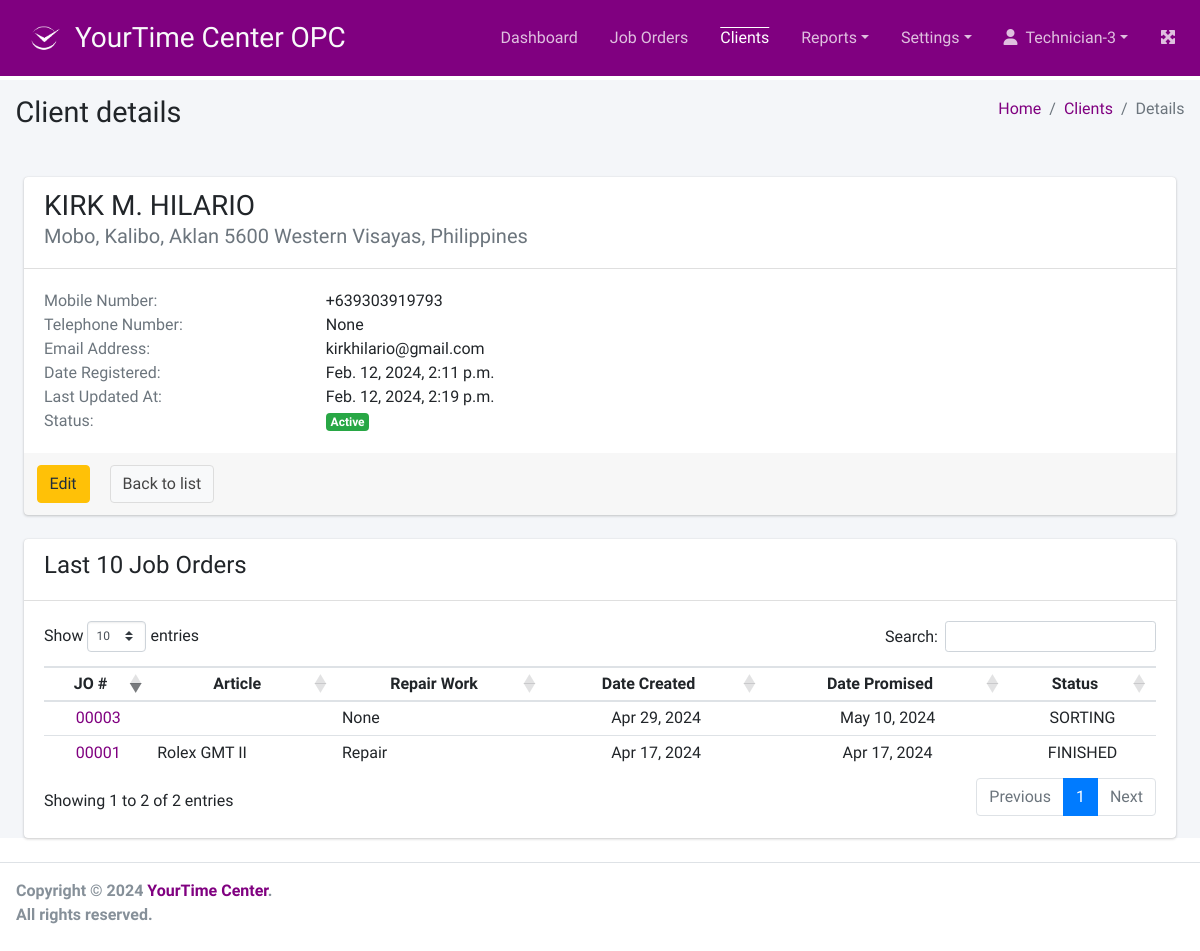
Screenshot of /client/1/detail (signed in) with the database file from the repository.
### client/models.py (models this page shows, shortened)
class Client(models.Model):
    name = models.CharField(
        _("Name"),
        max_length=254,
        null=False, blank=False
    )
    address = models.TextField()
    mob_num = models.CharField(
        _("Mobile Number"),
        max_length=100,
        null=False, blank=False)
    tel_num = models.CharField(
        _("Telephone Number"),
        max_length=100,
        null=True, blank=True)
    email = models.EmailField(
        _("Email Address"),
        max_length=254,
        null=True, blank=True)
    created_at = models.DateTimeField(auto_now_add=True)
    updated_at = models.DateTimeField(auto_now=True)
    is_active = models.BooleanField(default=True)

### joborder/models.py (models this page shows, shortened)
class JobOrder(models.Model):
    client = models.ForeignKey(
        Client,
        verbose_name=_("Client"),
        related_name="client_jo",
        on_delete=models.CASCADE
    )
    watch = models.OneToOneField(
        Watch,
        verbose_name=_("Watch"),
        related_name="watch_jo",
        on_delete=models.CASCADE,
        null=True, blank=True
    )
    repair_work = models.ForeignKey(
        RepairWork,
        verbose_name=_("Repair Work"),
        related_name="repair_work_jo",
        on_delete=models.CASCADE,
        null=True, blank=True
    )
    notices = models.TextField(
        _("Notices"),
        null=True, blank=True
    )
    condition = models.CharField(
        _("Condition"),
        max_length=254,
        null=True, blank=True
    )
    external_case_and_bracelet = models.ForeignKey(
        ExternalCaseAndBracelet,
        verbose_name=_("External Case and Bracelet"),
        related_name="case_bracelet_jo",
        on_delete=models.CASCADE,
        null=True, blank=True
    )
    warranty = models.ForeignKey(
        Warranty,
        verbose_name=_("Warranty"),
        related_name="warranty",
        on_delete=models.CASCADE,
        null=True, blank=True
    )
    assigned_technician = models.ForeignKey(
        'access.Employee',
        verbose_name=_("Assigned Technician"),
        related_name="assigned_technician_jo",
        on_delete=models.CASCADE,
        null=True, blank=True
    )
    current_status = models.CharField(
        _("Current Status"),
        max_length=25,
        choices=JO_STATUS,
        default='SORTING'
    )
    created_at = models.DateField(auto_now_add=True)
    promise_date = models.DateField(
        _("Promise Date"),
        null=True, blank=True,
        default=timezone.now
    )
    closed_at = models.DateField(
        _("Closed At"),
        null=True, blank=True
    )
    objects = models.Manager()
    conditions = Conditions()
    overdues = OverDues()
    due_in_a_week = DueInAWeek()
    open_jobs = OpenJobOrders()
    closed_on_time = ClosedOnTime()
    closed_late = ClosedLate()

class Watch(models.Model):
    article = models.CharField(
        _("Article"),
        max_length=100,
        null=False, blank=False
    )
    serial_number = models.CharField(
        _("Serial Number"),
        max_length=100,
        null=True, blank=True
    )
    case_number = models.CharField(
        _("Case Number"),
        max_length=100,
        null=True, blank=True
    )
    dial = models.CharField(
        _("Dial"),
        max_length=100,
        null=True, blank=True
    )
    bracelet = models.CharField(
        _("Bracelet"),
        max_length=100,
        null=True, blank=True
    )
    component = models.CharField(
        _("Components"),
        max_length=100,
        null=True, blank=True
    )
    watch_movement = models.ForeignKey(
        WatchMovement,
        verbose_name=_("Watch Movement"),
        related_name="movement_watches",
        on_delete=models.CASCADE,
        null=True, blank=True
    )
    movement_caliber = models.ForeignKey(
        WatchCaliber,
        verbose_name=_("Movement Caliber"),
        related_name="caliber_watches",
        on_delete=models.CASCADE,
        null=True, blank=True
    )
    movement_number = models.CharField(
        _("Movement Number"),
        max_length=100,
        null=True, blank=True
    )
    aesthetic_defect = models.CharField(
        _("Aesthetic Defects"),
        max_length=254,
        null=True, blank=True
    )
    owner = models.ForeignKey(
        Client,
        verbose_name=_("Owner"),
        related_name="watch_owner",
        on_delete=models.CASCADE
    )
    with_card = models.BooleanField(
        _("with Guarantee/Warranty Card?"),
        default=True
    )
    for_him = models.BooleanField(
        _("For Him?"),
        default=True
    )
    for_her = models.BooleanField(
        _("For Her?"),
        default=True
    )
    objects = models.Manager()
    articles = Articles()
    dials = Dials()
    bracelets = Bracelets()
    components = Components()
    aesthetic_defects = AestheticDefects()

### customization/models.py (models this page shows)
class RepairWork(models.Model):
    description = models.CharField(
        _("Description"),
        max_length=254,
        null=False, blank=False
    )
    status = models.CharField(
        _("Status"),
        max_length=10,
        choices=customization_status,
        default='Active'
    )
    created_at = models.DateTimeField(auto_now_add=True)
    updated_at = models.DateTimeField(auto_now=True)
    def __str__(self):
        return self.description.title()
    class Meta:
        ordering = ['description']

### client/views.py (the view)
@method_decorator(login_required, name='dispatch')
class ClientDetailView(DetailView):
    model = Client
    template_name = "client/client_detail.html"
    context_object_name = 'client'

### templates/client/client_detail.html (shortened to what this page needs)
{% extends '../base.html' %}
{% load static %}
{% load humanize %}
{% load form_tags %}
{% block page_title %}Client details{% endblock page_title %}
{% block breadcrumb %}
    <li class="breadcrumb-item"><a href="{% url 'dashboard' %}">Home</a></li>
    <li class="breadcrumb-item"><a href="{% url 'client_list' %}">Clients</a></li>
    <li class="breadcrumb-item active">Details</li>
{% endblock breadcrumb %}
{% block main_content %}
    <div class="card m-4">
        <div class="card-header">
            <h3>{{ client.name }}</h3>
            <h5 class="card-subtitle mb-2 text-muted">{{ client.address }}</h5>
        </div>
        <div class="card-body">
            <div class="row">
                <div class="col-lg-3 col-sm-6">
                    <p class="card-text text-muted">Mobile Number:</p>
                </div>
                <div class="col-lg-3 col-sm-6">
                    <p class="card-text">{{ client.mob_num }}</p>
                </div>
            </div>
            <div class="row">
                <div class="col-lg-3 col-sm-6">
                    <p class="card-text text-muted">Telephone Number:</p>
                </div>
                <div class="col-lg-3 col-sm-6">
                    <p class="card-text">{{ client.tel_num }}</p>
                </div>
            </div>
            <div class="row">
                <div class="col-lg-3 col-sm-6">
                    <p class="card-text text-muted">Email Address:</p>
                </div>
                <div class="col-lg-3 col-sm-6">
                    <p class="card-text">{{ client.email }}</p>
                </div>
            </div>
            <div class="row">
                <div class="col-lg-3 col-sm-6">
                    <p class="card-text text-muted">Date Registered:</p>
                </div>
                <div class="col-lg-3 col-sm-6">
                    <p class="card-text">{{ client.created_at }}</p>
                </div>
            </div>
            <div class="row">
                <div class="col-lg-3 col-sm-6">
                    <p class="card-text text-muted">Last Updated At:</p>
                </div>
                <div class="col-lg-3 col-sm-6">
                    <p class="card-text">{{ client.updated_at }}</p>
                </div>
            </div>
            <div class="row">
                <div class="col-lg-3 col-sm-6">
                    <p class="card-text text-muted">Status:</p>
                </div>
                <div class="col-lg-3 col-sm-6">
                    <p class="card-text">
                        {% if client.is_active %}
                            <span class="badge badge-success">Active</span>
                        {% else %}
                            <span class="badge badge-danger">Inactive</span>
                        {% endif %}
                    </p>
                </div>
            </div>
        </div>
        <div class="card-footer">
            <div class="row">
                <a href="{% url 'edit_client' client.pk %}" class="btn btn-warning card-link">Edit</a>
                <a href="{% url 'client_list' %}" class="btn btn-default card-link">Back to list</a>
            </div>
        </div>
    </div>
    <div class="card m-4">
        <div class="card-header">
            <h4>Last 10 Job Orders</h3>
        </div>
        {% if client.client_jo.all.exists %}
        <div class="card-body table-responsive">
            <table id="table" class="table table-hover table-head-fixed table-sm">
                <thead>
                    <tr>
                        <th class="text-center">JO #</th>
                        <th class="text-center">Article</th>
                        <th class="text-center">Repair Work</th>
                        <th class="text-center">Date Created</th>
                        <th class="text-center">Date Promised</th>
                        <th class="text-center">Status</th>
                    </tr>
                </thead>
                <tbody>
                    {% for jo in client.client_jo.all|dictsortreversed:"created_at"|slice:":10" %}
                        <tr>
                            <td class="text-center">
                                <a href="{% url 'jo_details' jo.pk %}">{{ jo.pk|stringformat:"05d" }}</a>
                            </td>
                            <td>{{ jo.watch.article }}</td>
                            <td>{{ jo.repair_work }}</td>
                            <td class="text-center">{{ jo.created_at|date:"M d, Y" }}</td>
                            <td class="text-center">{{ jo.promise_date|date:"M d, Y" }}</td>
                            <td class="text-center">{{ jo.current_status }}</td>
                        </tr>
                    {% endfor %}
                </tbody>
            </table>
        </div>
        {% else %}
        <div class="card-body">
            <p class="card-text">No job orders found.</p>
        </div>
        {% endif %}
    </div>
{% endblock main_content %}

### templates/includes/topmenu.html (shortened to what this page needs)
        <li class="nav-item my-auto">
            <a href="{% url 'dashboard' %}" class="nav-link" id="menu_dashboard">Dashboard</a>
        </li>
        <li class="nav-item my-auto">
            <a href="{% url 'jo_list' %}" class="nav-link" id="menu-jo">Job Orders</a>
        </li>
        <li class="nav-item my-auto">
            <a href="{% url 'client_list' %}" class="nav-link" id="menu-clients">Clients</a>
        </li>
        <li class="nav-item dropdown my-auto" id="menu-reports">
            <a id="dropdownReports" href="#" data-toggle="dropdown" aria-haspopup="true" aria-expanded="false" class="nav-link dropdown-toggle">Reports</a>
        </li>
        <li class="nav-item dropdown my-auto" id="menu-settings">
            <a id="dropdownSettings" href="#" data-toggle="dropdown" aria-haspopup="true" aria-expanded="false" class="nav-link dropdown-toggle">Settings</a>
        </li>
        <li class="nav-item dropdown my-auto" id="menu-account">
            <a id="dropdownAccount" href="#" data-toggle="dropdown" aria-haspopup="true" aria-expanded="false" class="nav-link dropdown-toggle"><i class="fa fa-user" aria-hidden="true"></i>&nbsp;&nbsp;{{ request.user.username|title }}</a>
        </li>

### static/css/style.css (style rules this page uses)
body { --primary-color: #800080; --secondary-color: #ADFF2F; }
a { color: var(--primary-color); }
.nav-link.active { color: white !important; text-decoration: overline; background-color: var(--primary-color) !important; }

### rows the page displays
Client: name "KIRK M. HILARIO", address "Mobo, Kalibo, Aklan 5600 Western Visayas, Philippines", mob_num "+639303919793", tel_num "None", email "kirkhilario@gmail.com", created_at "Feb. 12, 2024, 2:11 p.m.", updated_at "Feb. 12, 2024, 2:19 p.m."
JobOrder: pk "00003", repair_work "None", created_at "Apr 29, 2024", promise_date "May 10, 2024", current_status "SORTING"
JobOrder: pk "00001", watch.article "Rolex GMT II", repair_work "Repair", created_at "Apr 17, 2024", promise_date "Apr 17, 2024", current_status "FINISHED"

### other values shown
{{ request.user.username|title }} "Technician-3"
